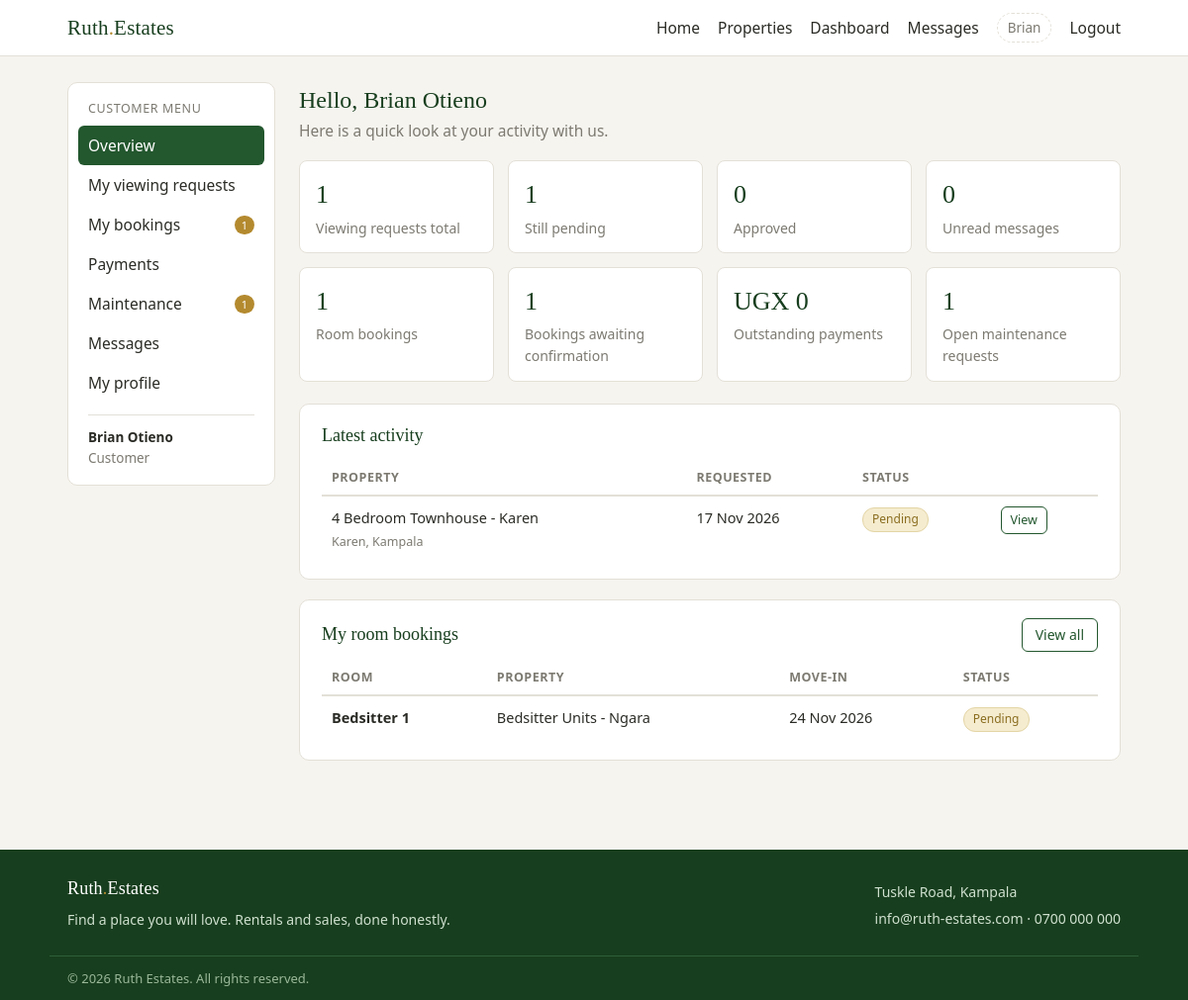
Screenshot of /customer/dashboard.php (signed in) with the database file from the repository.
### tables this page shows
CREATE TABLE inquiries (
  id INT AUTO_INCREMENT PRIMARY KEY,
  property_id INT NOT NULL,
  customer_id INT NOT NULL,
  note TEXT,
  reply TEXT,
  status ENUM('pending','approved','rejected') NOT NULL DEFAULT 'pending',
  created_at TIMESTAMP NOT NULL DEFAULT CURRENT_TIMESTAMP,
  responded_at DATETIME DEFAULT NULL,
  CONSTRAINT fk_inquiry_property FOREIGN KEY (property_id) REFERENCES properties(id) ON DELETE CASCADE,
  CONSTRAINT fk_inquiry_customer FOREIGN KEY (customer_id) REFERENCES users(id) ON DELETE CASCADE
);

CREATE TABLE properties (
  id INT AUTO_INCREMENT PRIMARY KEY,
  title VARCHAR(150) NOT NULL,
  description TEXT NOT NULL,
  property_type ENUM('house','apartment','land','commercial') NOT NULL DEFAULT 'house',
  listed_for ENUM('rent','sale') NOT NULL DEFAULT 'rent',
  price DECIMAL(12,2) NOT NULL DEFAULT 0,
  location VARCHAR(120) NOT NULL,
  bedrooms TINYINT UNSIGNED NOT NULL DEFAULT 0,
  bathrooms TINYINT UNSIGNED NOT NULL DEFAULT 0,
  photo VARCHAR(255) DEFAULT NULL,
  status ENUM('available','taken') NOT NULL DEFAULT 'available',
  manager_id INT DEFAULT NULL,
  created_at TIMESTAMP NOT NULL DEFAULT CURRENT_TIMESTAMP,
  CONSTRAINT fk_property_manager FOREIGN KEY (manager_id) REFERENCES users(id) ON DELETE SET NULL
);

CREATE TABLE bookings (
  id INT AUTO_INCREMENT PRIMARY KEY,
  room_id INT NOT NULL,
  property_id INT NOT NULL,
  customer_id INT NOT NULL,
  move_in DATE DEFAULT NULL,
  note TEXT,
  status ENUM('pending','approved','rejected','cancelled') NOT NULL DEFAULT 'pending',
  reply TEXT,
  responded_at DATETIME DEFAULT NULL,
  created_at TIMESTAMP NOT NULL DEFAULT CURRENT_TIMESTAMP,
  CONSTRAINT fk_booking_room FOREIGN KEY (room_id) REFERENCES rooms(id) ON DELETE CASCADE,
  CONSTRAINT fk_booking_property FOREIGN KEY (property_id) REFERENCES properties(id) ON DELETE CASCADE,
  CONSTRAINT fk_booking_customer FOREIGN KEY (customer_id) REFERENCES users(id) ON DELETE CASCADE
);

CREATE TABLE rooms (
  id INT AUTO_INCREMENT PRIMARY KEY,
  property_id INT NOT NULL,
  name VARCHAR(60) NOT NULL,
  room_type ENUM('single','double','studio','bedsitter','master','shop','office','plot','whole') NOT NULL DEFAULT 'single',
  price DECIMAL(12,2) NOT NULL DEFAULT 0,
  capacity TINYINT UNSIGNED NOT NULL DEFAULT 1,
  status ENUM('available','occupied','maintenance') NOT NULL DEFAULT 'available',
  description VARCHAR(255) DEFAULT NULL,
  photo VARCHAR(255) DEFAULT NULL,
  created_at TIMESTAMP NOT NULL DEFAULT CURRENT_TIMESTAMP,
  CONSTRAINT fk_room_property FOREIGN KEY (property_id) REFERENCES properties(id) ON DELETE CASCADE
);

### customer/dashboard.php (the view, shortened to what this page needs)
<?php
require_once dirname(__DIR__) . '/config/db.php';
$user = auth_user();
$stats = [];
$stmt = $pdo->prepare('SELECT COUNT(*) FROM inquiries WHERE customer_id = ?');
$stmt->execute([$user['id']]);
$stats['total'] = (int) $stmt->fetchColumn();
$stmt = $pdo->prepare('SELECT COUNT(*) FROM inquiries WHERE customer_id = ? AND status = "pending"');
$stmt->execute([$user['id']]);
$stats['pending'] = (int) $stmt->fetchColumn();
$stmt = $pdo->prepare('SELECT COUNT(*) FROM inquiries WHERE customer_id = ? AND status = "approved"');
$stmt->execute([$user['id']]);
$stats['approved'] = (int) $stmt->fetchColumn();
$stats['unread'] = unread_total();
$stmt = $pdo->prepare('SELECT COUNT(*) FROM bookings WHERE customer_id = ?');
$stmt->execute([$user['id']]);
$stats['bookings'] = (int) $stmt->fetchColumn();
$stmt = $pdo->prepare('SELECT COUNT(*) FROM bookings WHERE customer_id = ? AND status = "pending"');
$stmt->execute([$user['id']]);
$stats['bookings_pending'] = (int) $stmt->fetchColumn();
$stmt = $pdo->prepare('SELECT COALESCE(SUM(amount), 0) FROM payments WHERE customer_id = ? AND status = "pending"');
$stmt->execute([$user['id']]);
$stats['outstanding'] = (float) $stmt->fetchColumn();
$stmt = $pdo->prepare('SELECT COUNT(*) FROM maintenance_requests WHERE customer_id = ? AND status IN ("open", "in_progress")');
$stmt->execute([$user['id']]);
$stats['maintenance'] = (int) $stmt->fetchColumn();
$recent = $pdo->prepare('SELECT i.*, p.title, p.location FROM inquiries i JOIN properties p ON p.id = i.property_id WHERE i.customer_id = ? ORDER BY i.created_at DESC LIMIT 5');
$recent->execute([$user['id']]);
$recent = $recent->fetchAll();
$recentBookings = $pdo->prepare('SELECT b.*, r.name AS room_name, p.title FROM bookings b JOIN rooms r ON r.id = b.room_id JOIN properties p ON p.id = b.property_id WHERE b.customer_id = ? ORDER BY b.created_at DESC LIMIT 3');
$recentBookings->execute([$user['id']]);
$recentBookings = $recentBookings->fetchAll();
include dirname(__DIR__) . '/includes/header.php';
?>
<div class="dash-layout">
<?php include __DIR__ . '/menu.php'; ?>
<main class="dash-main">
  <h1>Hello, <?php echo esc($user['name']); ?></h1>
  <p class="muted">Here is a quick look at your activity with us.</p>
  <div class="stat-grid">
    <div class="stat"><span><?php echo $stats['total']; ?></span>Viewing requests total</div>
    <div class="stat"><span><?php echo $stats['pending']; ?></span>Still pending</div>
    <div class="stat"><span><?php echo $stats['approved']; ?></span>Approved</div>
    <div class="stat"><span><?php echo $stats['unread']; ?></span>Unread messages</div>
    <div class="stat"><span><?php echo $stats['bookings']; ?></span>Room bookings</div>
    <div class="stat"><span><?php echo $stats['bookings_pending']; ?></span>Bookings awaiting confirmation</div>
    <div class="stat"><span><?php echo esc(money($stats['outstanding'])); ?></span>Outstanding payments</div>
    <div class="stat"><span><?php echo $stats['maintenance']; ?></span>Open maintenance requests</div>
  </div>
  <div class="panel">
    <h2>Latest activity</h2>
    <?php if (!$recent): ?>
      <p class="muted">You have not requested any viewings yet. <a href="../properties.php">Browse properties</a> to get started.</p>
    <?php else: ?>
      <div class="table-wrap">
      <table class="table">
        <thead><tr><th>Property</th><th>Requested</th><th>Status</th><th></th></tr></thead>
        <tbody>
        <?php foreach ($recent as $i): ?>
          <tr>
            <td><?php echo esc($i['title']); ?><br><small class="muted"><?php echo esc($i['location']); ?></small></td>
            <td><?php echo esc(friendly_date($i['created_at'])); ?></td>
            <td><?php echo status_badge($i['status']); ?></td>
            <td><a class="btn btn-tiny btn-outline" href="inquiries.php">View</a></td>
          </tr>
        <?php endforeach; ?>
        </tbody>
      </table>
      </div>
    <?php endif; ?>
  </div>
  <div class="panel">
    <div class="panel-head">
      <h2>My room bookings</h2>
      <a class="btn btn-small btn-outline" href="bookings.php">View all</a>
    </div>
    <?php if (!$recentBookings): ?>
      <p class="muted">No room bookings yet. Open a property and choose an available room.</p>
    <?php else: ?>
      <div class="table-wrap">
      <table class="table">
        <thead><tr><th>Room</th><th>Property</th><th>Move-in</th><th>Status</th></tr></thead>
        <tbody>
        <?php foreach ($recentBookings as $b): ?>
          <tr>
            <td><b><?php echo esc($b['room_name']); ?></b></td>
            <td><?php echo esc($b['title']); ?></td>
            <td><?php echo esc(friendly_date($b['move_in'])); ?></td>
            <td><?php echo status_badge($b['status']); ?></td>
          </tr>
        <?php endforeach; ?>
        </tbody>
      </table>
      </div>
    <?php endif; ?>
  </div>
</main>
</div>
<?php include dirname(__DIR__) . '/includes/footer.php'; ?>

### includes/functions.php (shortened to what this page needs)
<?php
function esc($value)
{
    return htmlspecialchars((string) $value, ENT_QUOTES, 'UTF-8');
}
function auth_user()
{
    return $_SESSION['user'] ?? null;
}
function money($amount)
{
    return CURRENCY . ' ' . number_format((float) $amount);
}
function unread_total()
{
    global $pdo;
    $user = auth_user();
    $stmt = $pdo->prepare('SELECT COUNT(*) FROM messages WHERE receiver_id = ? AND is_read = 0');
    $stmt->execute([$user['id']]);
    return (int) $stmt->fetchColumn();
}
function status_badge($status)
{
    $classes = ['pending' => 'badge badge-pending', 'approved' => 'badge badge-approved', 'rejected' => 'badge badge-rejected', 'available' => 'badge badge-approved', 'taken' => 'badge badge-muted', 'occupied' => 'badge badge-muted', 'maintenance' => 'badge badge-pending', 'active' => 'badge badge-approved', 'blocked' => 'badge badge-rejected', 'rent' => 'badge badge-muted', 'sale' => 'badge badge-muted', 'manager' => 'badge badge-admin', 'landlord' => 'badge badge-admin', 'customer' => 'badge badge-approved', 'paid' => 'badge badge-approved', 'cancelled' => 'badge badge-rejected', 'open' => 'badge badge-pending', 'in_progress' => 'badge badge-admin', 'resolved' => 'badge badge-approved', 'closed' => 'badge badge-muted', 'low' => 'badge badge-muted', 'normal' => 'badge badge-muted', 'high' => 'badge badge-pending', 'urgent' => 'badge badge-rejected'];
    $labels = ['in_progress' => 'In progress', 'mobile_money' => 'Mobile money'];
    return '<span class="' . ($classes[$status] ?? 'badge badge-muted') . '">' . esc($labels[$status] ?? ucfirst($status)) . '</span>';
}
function friendly_date($timestamp)
{
    $timestamp = trim((string) $timestamp);
    return date('j M Y', strtotime($timestamp));
}

### assets/css/style.css (style rules this page uses)
:root { --green: #23572e; --green-dark: #173e1e; --green-light: #e7f0e7; --cream: #f6f4ef; --ink: #2b2b26; --muted: #7c7a71; --line: #e3e0d7; --danger: #a4322a; --pending: #8a6d1f; --pending-bg: #f5ecd0; }
* { margin: 0; padding: 0; box-sizing: border-box; }
body { font-family: "Segoe UI", Arial, Helvetica, sans-serif; background: var(--cream); color: var(--ink); font-size: 15.5px; line-height: 1.55; overflow-x: hidden; }
a { color: var(--green); }
h1, h2, h3, .brand { font-family: Georgia, "Times New Roman", serif; font-weight: normal; }
.muted { color: var(--muted); }
.badge { display: inline-block; font-size: 12px; padding: 2px 9px; border-radius: 12px; border: 1px solid transparent; }
.badge-pending { background: var(--pending-bg); color: var(--pending); border-color: #e3d5a5; }
.btn { display: inline-block; background: var(--green); color: #fff; border: 1px solid var(--green); border-radius: 6px; padding: 8px 18px; font-size: 15px; cursor: pointer; text-decoration: none; }
.btn-outline { background: transparent; color: var(--green); }
.btn-small { padding: 5px 13px; font-size: 14px; }
.btn-tiny { padding: 3px 9px; font-size: 12.5px; }
.dash-layout { display: flex; gap: 24px; align-items: flex-start; }
.dash-main { flex: 1; min-width: 0; }
.dash-main h1 { font-size: 24px; color: var(--green-dark); }
.dash-main > p.muted { margin-bottom: 16px; }
.stat-grid { display: grid; grid-template-columns: repeat(auto-fit, minmax(160px, 1fr)); gap: 14px; margin: 18px 0 22px; }
.stat { background: #fff; border: 1px solid var(--line); border-radius: 8px; padding: 14px 16px; color: var(--muted); font-size: 14px; }
.stat span { display: block; font-family: Georgia, serif; font-size: 26px; color: var(--green-dark); margin-bottom: 2px; }
.panel { background: #fff; border: 1px solid var(--line); border-radius: 10px; padding: 18px 22px; margin-bottom: 20px; }
.panel h2 { font-size: 18px; color: var(--green-dark); margin-bottom: 10px; }
.panel-head { display: flex; justify-content: space-between; align-items: center; gap: 14px; margin-bottom: 8px; flex-wrap: wrap; }
.panel-head h1, .panel-head h2 { margin-bottom: 0; }
.table { width: 100%; border-collapse: collapse; font-size: 14.5px; }
.table th { text-align: left; font-size: 12.5px; text-transform: uppercase; letter-spacing: 0.5px; color: var(--muted); padding: 8px 10px; border-bottom: 2px solid var(--line); }
.table td { padding: 10px; border-bottom: 1px solid var(--line); vertical-align: top; }
.table tr:last-child td { border-bottom: none; }
.table small.muted { font-size: 12.5px; }
body { -webkit-text-size-adjust: 100%; }
.btn, button, .nav-toggle { touch-action: manipulation; }
.table-wrap { overflow-x: auto; -webkit-overflow-scrolling: touch; }

### rows the page displays
inquiries: property.title "4 Bedroom Townhouse - Karen", property.location "Karen, Kampala", created_at "17 Nov 2026", status "Pending"
bookings: room.name "Bedsitter 1", property.title "Bedsitter Units - Ngara", move_in "24 Nov 2026", status "Pending"

### other values shown
explode(' ', $user['name'])[0] "Brian"
$label "Overview"
$label "My viewing requests"
$label "My bookings"
$pendingBookings "1"
$label "Payments"
$label "Maintenance"
$openRequests "1"
$label "Messages"
$label "My profile"
auth_user()['name'] "Brian Otieno"
$user['name'] "Brian Otieno"
$stats['total'] "1"
$stats['pending'] "1"
$stats['approved'] "0"
